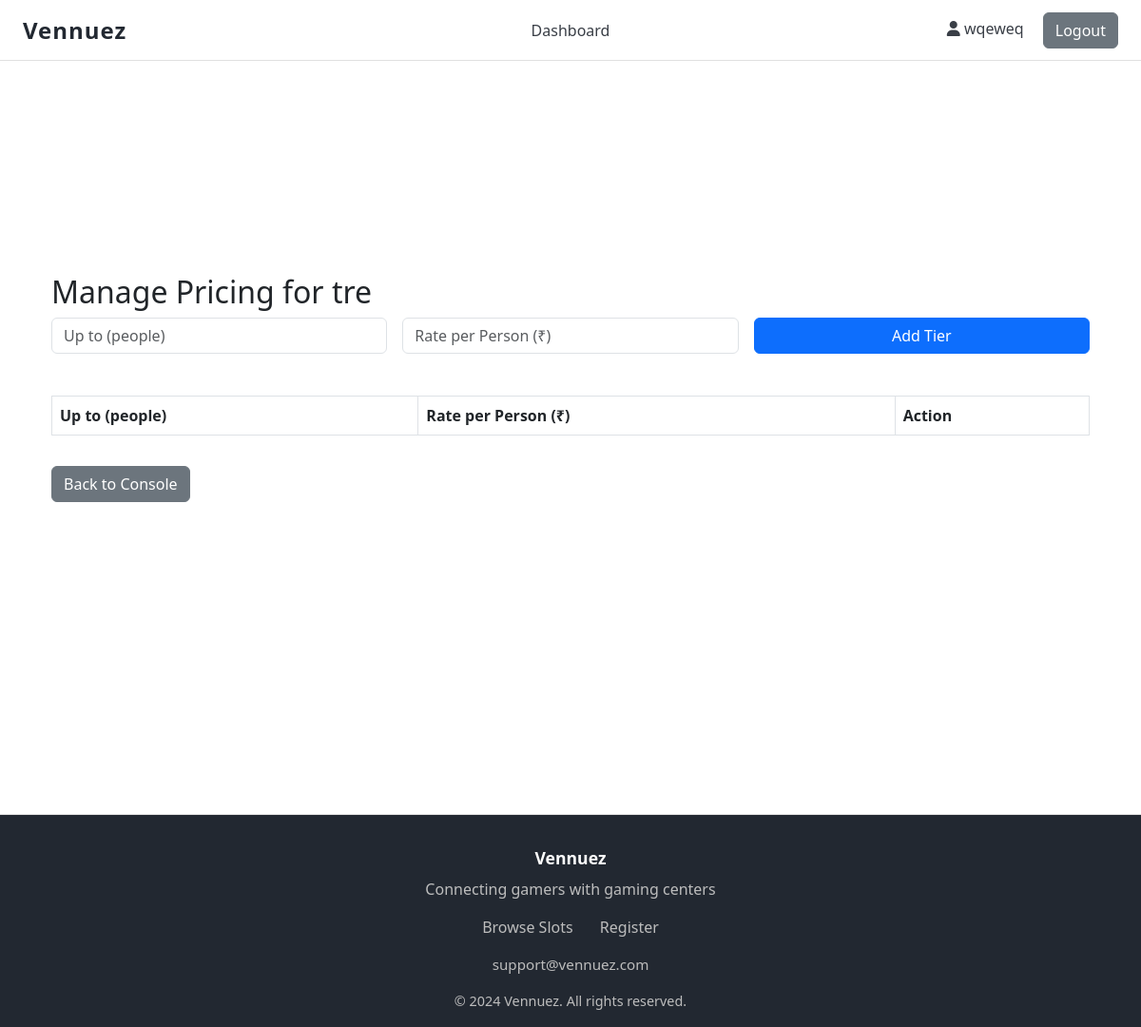
/console/2/pricing (signed in), run on an earlier commit of the app's database.
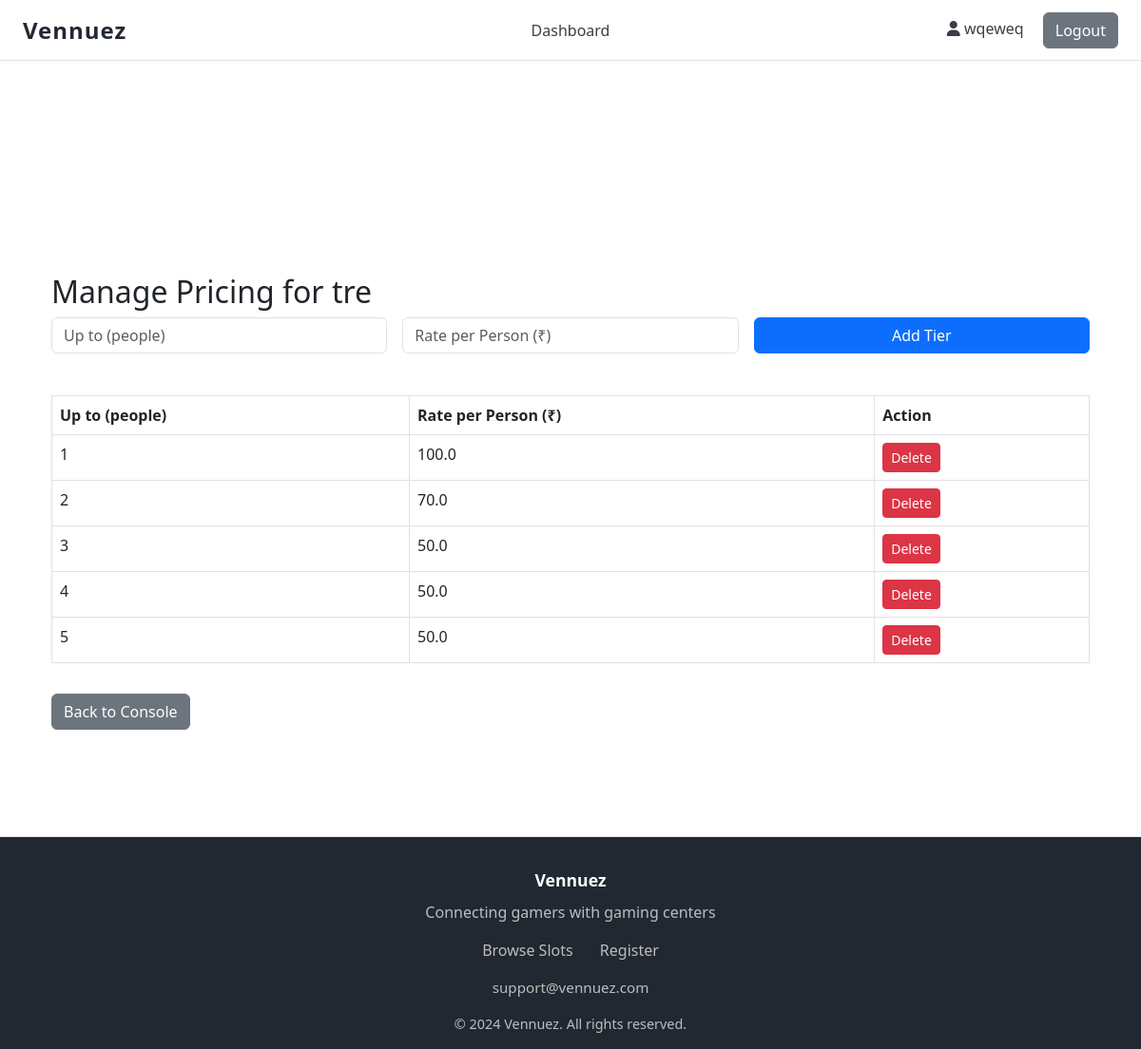
And on a later commit of the database.
### models.py (models this page shows, shortened)
class Owner(UserMixin, db.Model):
    __tablename__ = 'owners'
    id = db.Column(db.Integer, primary_key=True)
    username = db.Column(db.String(80), unique=True, nullable=False)
    email = db.Column(db.String(120), unique=True, nullable=False)
    password_hash = db.Column(db.String(256), nullable=False)
    phone = db.Column(db.String(20), nullable=False)
    gaming_center_name = db.Column(db.String(200), nullable=False)
    address = db.Column(db.String(255), nullable=True)
    active = db.Column(db.Boolean, default=True)
    created_at = db.Column(db.DateTime, default=datetime.utcnow)
    latitude = db.Column(db.Float, nullable=True)
    longitude = db.Column(db.Float, nullable=True)
    google_maps_link = db.Column(db.String(500), nullable=True)
    amenities = db.Column(db.Text, nullable=True)  # Stored as JSON string
    venue_image1 = db.Column(db.String(500), nullable=True)
    venue_image2 = db.Column(db.String(500), nullable=True)
    venue_image3 = db.Column(db.String(500), nullable=True)
    venue_image4 = db.Column(db.String(500), nullable=True)
    images_uploaded = db.Column(db.Boolean, default=False)
    consoles = db.relationship('Console', backref='owner', lazy=True, cascade='all, delete-orphan')

class Console(db.Model):
    __tablename__ = 'consoles'
    id = db.Column(db.Integer, primary_key=True)
    name = db.Column(db.String(100), nullable=False)
    console_type = db.Column(db.String(50), nullable=False)
    hourly_rate = db.Column(db.Float, nullable=False)  # Rate per person per hour
    is_available = db.Column(db.Boolean, default=True)
    created_at = db.Column(db.DateTime, default=datetime.utcnow)
    owner_id = db.Column(db.Integer, db.ForeignKey('owners.id'), nullable=False)
    slots = db.relationship('TimeSlot', backref='console', lazy=True, cascade='all, delete-orphan')

class ConsolePricingTier(db.Model):
    __tablename__ = 'console_pricing_tiers'
    id = db.Column(db.Integer, primary_key=True)
    console_id = db.Column(db.Integer, db.ForeignKey('consoles.id'), nullable=False)
    max_people = db.Column(db.Integer, nullable=False)
    rate_per_person = db.Column(db.Float, nullable=False)

### routes.py (the view, shortened to what this page needs)
@app.route('/console/<int:console_id>/pricing', methods=['GET', 'POST'])
@login_required
def manage_pricing(console_id):
    console = Console.query.get_or_404(console_id)
    if not current_user.is_authenticated or (isinstance(current_user, Owner) and console.owner_id != current_user.id):
        flash('You are not authorized to manage pricing for this console.', 'danger')
        return redirect(url_for('owner_dashboard'))
    pricing_tiers = ConsolePricingTier.query.filter_by(console_id=console_id).all()
    return render_template('manage_pricing.html', console=console, pricing_tiers=pricing_tiers)

### app.py (called while the page is built)
@login_manager.user_loader
def load_user(user_id):
    from models import Owner, User
    from flask import session
    user_type = session.get('user_type')
    if user_type == 'owner':
        return Owner.query.get(int(user_id))
    elif user_type == 'user':
        return User.query.get(int(user_id))
    return None

### templates/manage_pricing.html (shortened to what this page needs)
{% extends "base.html" %}
{% block content %}
<div class="container mt-4">
    <h2>Manage Pricing for {{ console.name }}</h2>
    <form method="POST" class="row g-3 mb-4">
        <div class="col-md-4">
            <input type="number" name="max_people" class="form-control" placeholder="Up to (people)" min="1" required>
        </div>
        <div class="col-md-4">
            <input type="number" name="rate_per_person" class="form-control" placeholder="Rate per Person (₹)" step="0.01" min="0" required>
        </div>
        <div class="col-md-4">
            <button type="submit" class="btn btn-primary w-100">Add Tier</button>
        </div>
    </form>
    <table class="table table-bordered">
        <thead>
            <tr>
                <th>Up to (people)</th>
                <th>Rate per Person (₹)</th>
                <th>Action</th>
            </tr>
        </thead>
        <tbody>
            {% for tier in pricing_tiers %}
            <tr>
                <td>{{ tier.max_people }}</td>
                <td>{{ tier.rate_per_person }}</td>
                <td>
                    <form method="POST" action="{{ url_for('delete_pricing_tier', console_id=console.id, tier_id=tier.id) }}" style="display:inline;">
                        <button type="submit" class="btn btn-danger btn-sm" onclick="return confirm('Delete this pricing tier?');">Delete</button>
                    </form>
                </td>
            </tr>
            {% endfor %}
        </tbody>
    </table>
    <a href="{{ url_for('console_details', console_id=console.id) }}" class="btn btn-secondary mt-3">Back to Console</a>
</div>
{% endblock %}

### templates/base.html (shortened to what this page needs)
<!DOCTYPE html>
<html lang="en">
<head>
    <link rel="stylesheet" href="{{ url_for('static', filename='css/main.css') }}">
    <link rel="stylesheet" href="https://cdnjs.cloudflare.com/ajax/libs/font-awesome/6.4.0/css/all.min.css">
    <link href="https://cdn.jsdelivr.net/npm/bootstrap@5.3.0/dist/css/bootstrap.min.css" rel="stylesheet">
</head>
<body>
    <header class="header">
        <div class="header-content">
            <a href="{{ url_for('index') }}" class="logo">
                Vennuez
            </a>
            <div class="header-middle-nav">
                {% if current_user.is_authenticated and session.user_type == 'owner' %}
                    <a href="{{ url_for('dashboard') }}" class="nav-link {% if request.endpoint == 'dashboard' %}active{% endif %}">Dashboard</a>
                {% endif %}
            </div>
            <div class="header-right-section">
                <div class="user-info">
                {% if current_user.is_authenticated %}
                    <i class="fas fa-user"></i> {{ current_user.username }}
                    <a href="{{ url_for('logout') }}" class="btn btn-secondary" style="margin-left:1rem;">Logout</a>
                {% endif %}
            </div>
        </div>
    </header>
    <main class="main-content">
        <div class="container">
            {% block content %}{% endblock %}
        </div>
    </main>
    <footer class="footer">
        <div>
            <div style="font-weight:700; font-size:1.1rem;">Vennuez</div>
            <div style="margin:0.5rem 0; color:#bdbdbd;">Connecting gamers with gaming centers</div>
            <div style="margin:1rem 0;">
                <a href="{{ url_for('available_slots') }}" style="color:#bdbdbd; margin-right:1.5rem; text-decoration:none;">Browse Slots</a>
                <a href="{{ url_for('register') }}" style="color:#bdbdbd; text-decoration:none;">Register</a>
            </div>
            <div style="color:#bdbdbd; font-size:0.95rem;">support@vennuez.com</div>
            <div style="margin-top:1rem; color:#bdbdbd; font-size:0.9rem;">&copy; 2024 Vennuez. All rights reserved.</div>
        </div>
    </footer>
</body>
</html>

### static/css/main.css (style rules this page uses)
:root { --primary: #222831; --secondary: #393e46; --accent: #00adb5; --background: #fff; --text: #222831; --muted: #f5f6fa; --border: #e0e0e0; --success: #00b894; --danger: #e17055; }
* { margin: 0; padding: 0; box-sizing: border-box; }
html, body { height: 100%; overflow-x: hidden; }
body { font-family: 'Inter', Arial, sans-serif; background: var(--background); color: var(--text); min-height: 100vh; line-height: 1.6; }
.header { background: var(--background); border-bottom: 1px solid var(--border); position: fixed; top: 0; left: 0; right: 0; z-index: 1000; height: 64px; display: flex; align-items: center; }
.header-content { max-width: 1200px; width: 100%; margin: 0 auto; padding: 0 1.5rem; display: flex; align-items: center; justify-content: space-between; position: relative; }
.header-middle-nav { position: absolute; left: 50%; transform: translateX(-50%); display: flex; align-items: center; }
.header-middle-nav .nav-link { color: var(--secondary); text-decoration: none; font-weight: 500; padding: 0.5rem 0.75rem; border-radius: 4px; transition: background 0.2s, color 0.2s; }
.header-right-section { display: flex; align-items: center; gap: 1.5rem; }
.logo { font-size: 1.5rem; font-weight: 700; color: var(--primary); text-decoration: none; letter-spacing: 1px; }
.user-info { color: var(--secondary); font-size: 1rem; }
.btn { background: var(--accent); color: #fff; border: none; border-radius: 4px; padding: 0.5rem 1.25rem; font-size: 1rem; font-weight: 500; cursor: pointer; transition: background 0.2s; outline: none; }
.btn-secondary { background: var(--secondary); color: #fff; }
.main-content { flex: 1; margin-top: 72px; min-height: calc(100vh - 64px); display: flex; flex-direction: column; }
.container { max-width: 1200px; margin: 0 auto; padding: 96px 1.5rem 2rem 1.5rem; }
.form-control { width: 100%; padding: 0.75rem 1rem; border: 1px solid var(--border); border-radius: 4px; font-size: 1rem; margin-bottom: 1.25rem; background: var(--muted); color: var(--text); transition: border 0.2s; }
.btn { display: inline-flex; align-items: center; justify-content: center; padding: 0.75rem 1.5rem; border-radius: 0.25rem; font-weight: 500; cursor: pointer; transition: all 0.2s; border: none; }
.btn-primary { background: var(--primary); color: white; }
h1, h2, h3, h4, h5 { color: var(--primary); font-weight: 700; margin-bottom: 1rem; }
input, select, textarea { width: 100%; padding: 0.75rem 1rem; border: 1px solid var(--border); border-radius: 4px; font-size: 1rem; margin-bottom: 1.25rem; background: var(--muted); color: var(--text); transition: border 0.2s; }
.footer { background: var(--primary); color: #fff; text-align: center; padding: 2rem 1rem 1rem 1rem; margin-top: 3rem; border-top: 1px solid var(--border); }

What changed in the data, as far as the page shows it:
added ConsolePricingTier: max_people "1", rate_per_person "100.0"
added ConsolePricingTier: max_people "2", rate_per_person "70.0"
added ConsolePricingTier: max_people "3", rate_per_person "50.0"
added ConsolePricingTier: max_people "4", rate_per_person "50.0"
added ConsolePricingTier: max_people "5", rate_per_person "50.0"
